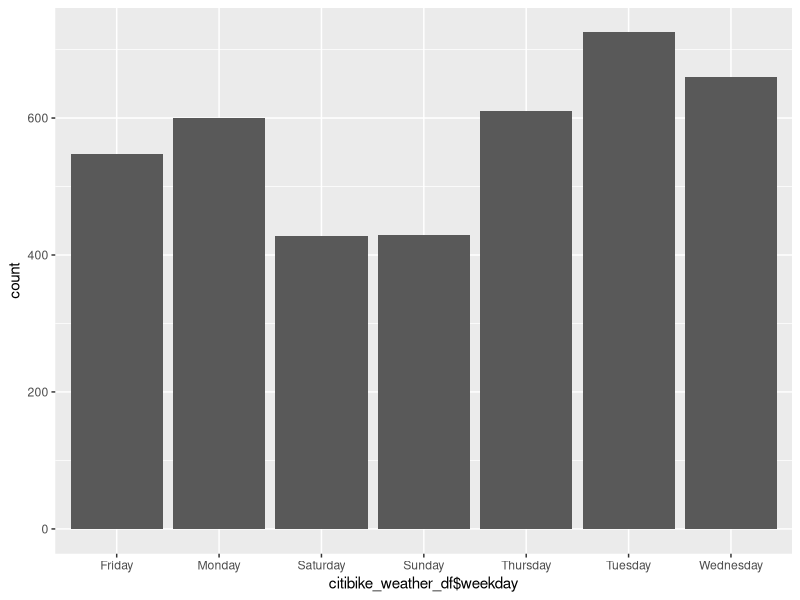

This figure's R source:
#####################################
# Clear Environment
#####################################
rm(list = ls())

#####################################
# Load Librarys
#####################################
require(tidyr)
require(ggplot2)

#####################################
# Read CSV
#####################################

citibike_weather_df <- read.csv('citibike_weather_2019.csv')

#####################################
# Weekday with most trips
#####################################

#getting the weekdays

citibike_weather_df$weekday <- weekdays(as.Date(citibike_weather_df$DATE))

# Histogram
ggplot(data.frame(citibike_weather_df$weekday), aes(x=citibike_weather_df$weekday)) +
  geom_bar()

#####################################
# time period with most trips
#####################################


